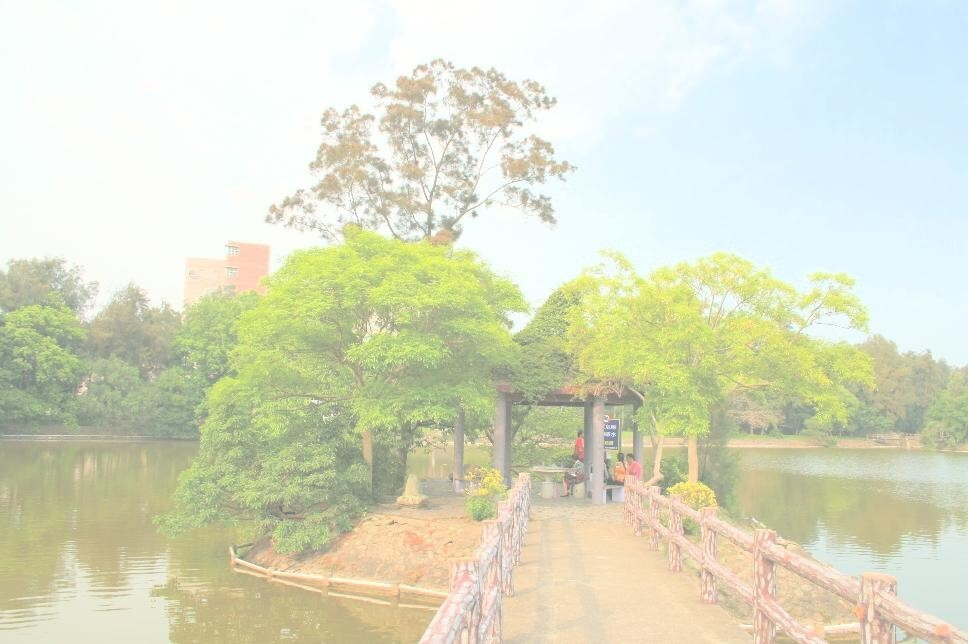
#> input picture HW1/HW1_108062213/img/lake.jpeg, 968 x 644 px
$ python 3.py
#> lines starting #> are read from the running program, lines starting #| are printed output that depends on the picture
#> further down, img is the input picture: shape (644, 968, 3); mean R, G, B 217.3, 220.6, 196.7
### HW1/HW1_108062213/util.py
import numpy as np
import math
from scipy.spatial import distance

def RGB2YIQ(img):
  transform = np.array([[0.299, 0.587, 0.114],
                          [0.596, -0.274, -0.322],
                          [0.211, -0.523, 0.312]])
  shape = img.shape
#> shape = (644, 968, 3)
  yiq = np.dot(img.reshape(-1,3), transform.T).reshape(shape)
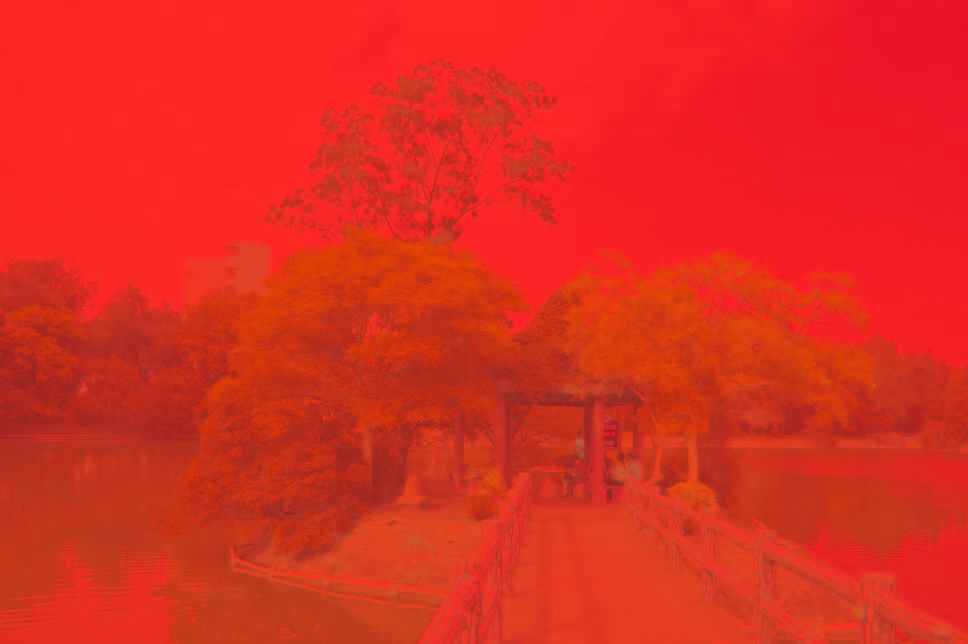
#> yiq: shape (644, 968, 3) float64; mean R, G, B 216.9, 5.7, -8.2; drawn with min black and max white
  return yiq


def YIQ2RGB(img):
  transform = np.linalg.inv(np.array([[0.299, 0.587, 0.114],
                                      [0.596, -0.274, -0.322],
                                      [0.211, -0.523, 0.312]]).transpose())
  shape = img.shape
  rgb = np.dot(img.reshape(-1,3), transform).reshape(shape)
  return rgb


def Hist(channel):
  histogram = np.zeros(256)
  for i in range(channel.shape[0]):
    for j in range(channel.shape[1]):
      intensity = math.floor(channel[i][j])
      histogram[intensity] += 1
  return histogram


def GammaTransform(img, gamma):
  imgNorm = img.astype(float) / 255
  imgGamma = np.power(imgNorm, gamma)
  imgGamma *= 255.0
  return imgGamma.astype(np.uint8)


# [8 lines left out: function SplitCube, not called in this run]


def MedianColor(cube):
  return np.array(np.mean(cube, axis=0).astype(int))

def ClosestColor(color, color_list):
  idx = np.argmin(distance.cdist([color], color_list, metric='euclidean'))
  return color_list[idx]

def MSE(oriImg, newImg):
  return np.mean((oriImg - newImg) ** 2)

### HW1/HW1_108062213/3.py
import numpy as np
import matplotlib.pyplot as plt

import util

def prblm_a(rgb):
  yiqArr = util.RGB2YIQ(rgb)
  y = yiqArr[:,:,0]
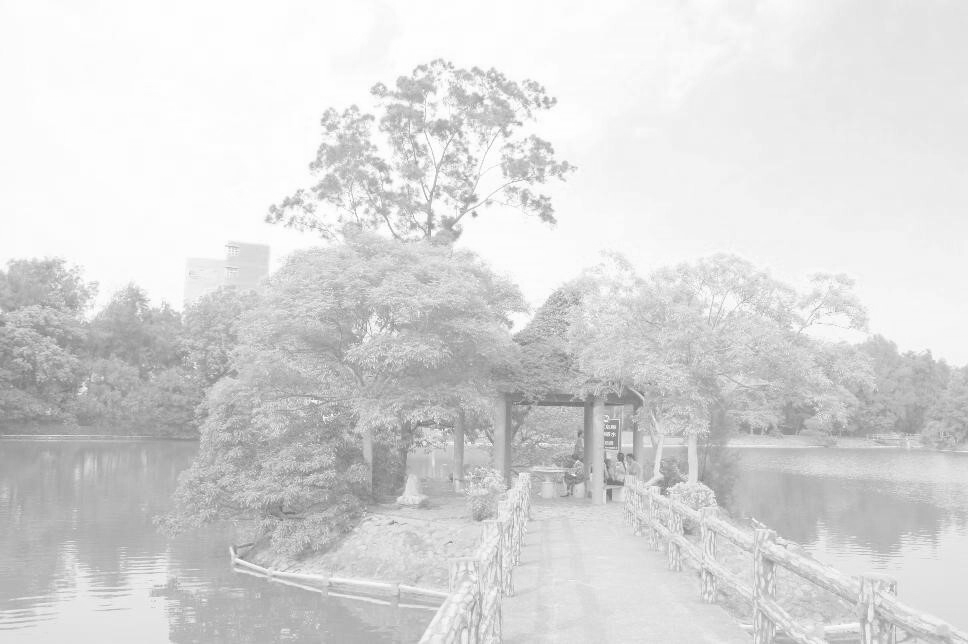
#> y: shape (644, 968) float64; min 105.1, max 255, mean 216.9
  hist = util.Hist(y)
#> after the loop in Hist, `for i in range(channel.shape[0]):`: histogram = 256 values, max 37384 at index 253, min 0 at index 0, mean 2435.1
#> hist has the same summary as histogram in Hist

  fig, ax= plt.subplots()
  ax.bar(range(256), hist)
  ax.set_title('Histogram of Y channel')
  plt.savefig('./out/Y_hist.jpg')
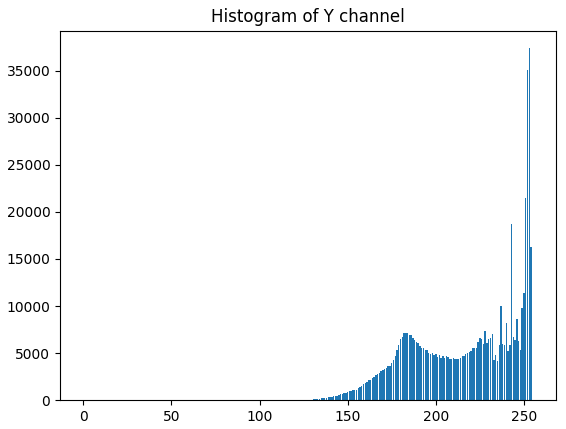
#> figure drawn by matplotlib, 1 panel; tallest bar 37384 high, from x = 252.6 to 253.4
  plt.clf()

  return yiqArr

def prblm_b(YIQ):
  y = YIQ[:,:,0]
  yGamma = util.GammaTransform(y, 4.0)
#> in GammaTransform, `imgGamma = np.power(imgNorm, gamma)`:
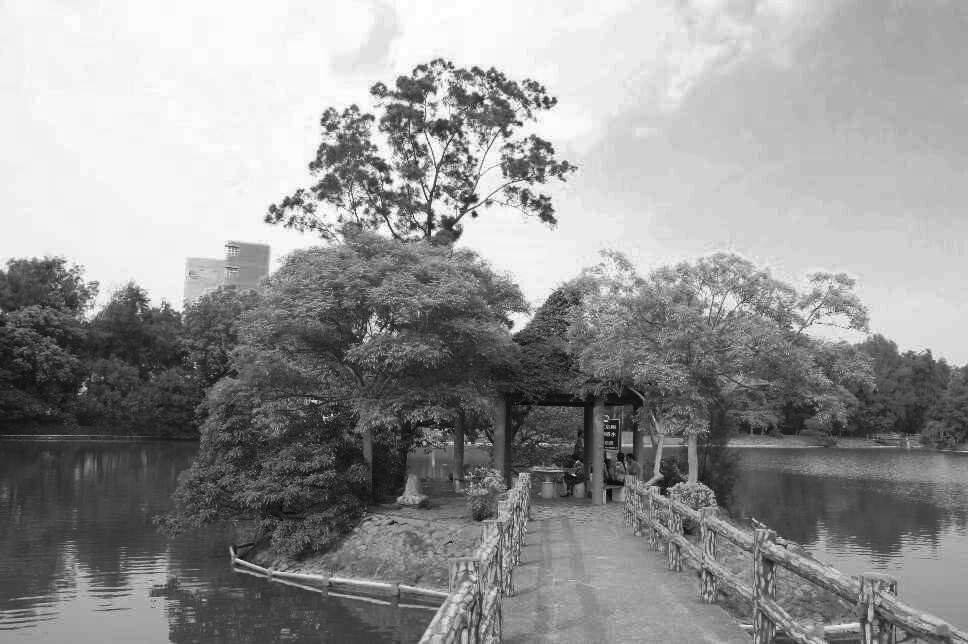
#> imgGamma: shape (644, 968) float64; min 0.0288, max 1, mean 0.583
  gammaHist = util.Hist(yGamma)
#> gammaHist = 256 values, max 19742 at index 247, min 0 at index 0, mean 2435.1

  fig, ax= plt.subplots()
  ax.bar(range(256), gammaHist)
  ax.set_title('Histogram of transformed Y channel')
  plt.savefig('./out/Y_gamma_hist.jpg')
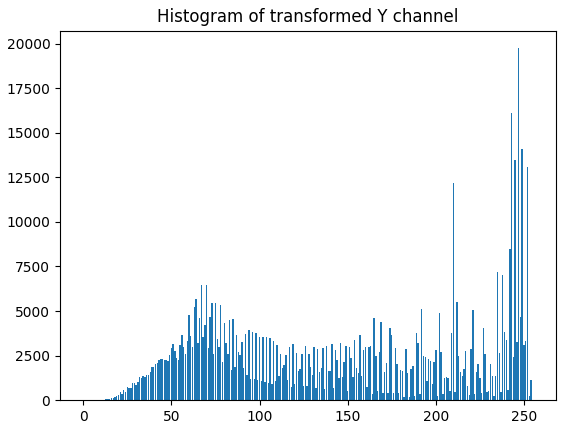
#> figure drawn by matplotlib, 1 panel; tallest bar 19742 high, from x = 246.6 to 247.4
  plt.clf()

  return yGamma

def prblm_c(yiq):
  rgbArr = util.YIQ2RGB(yiq)
  height, width, _ = rgbArr.shape
  fig, ax= plt.subplots(figsize=(width/100, height/100))
  ax.imshow(rgbArr/255.0)
  ax.set_title('Transformed Image')
  ax.axis('off')
  plt.savefig('./out/gamma_img.jpg')


if __name__ == "__main__":
  img = plt.imread('./img/lake.jpeg')
  yiq = prblm_a(img)
  yGamma = prblm_b(yiq)
  newYiq = yiq
  newYiq[:,:,0] = yGamma
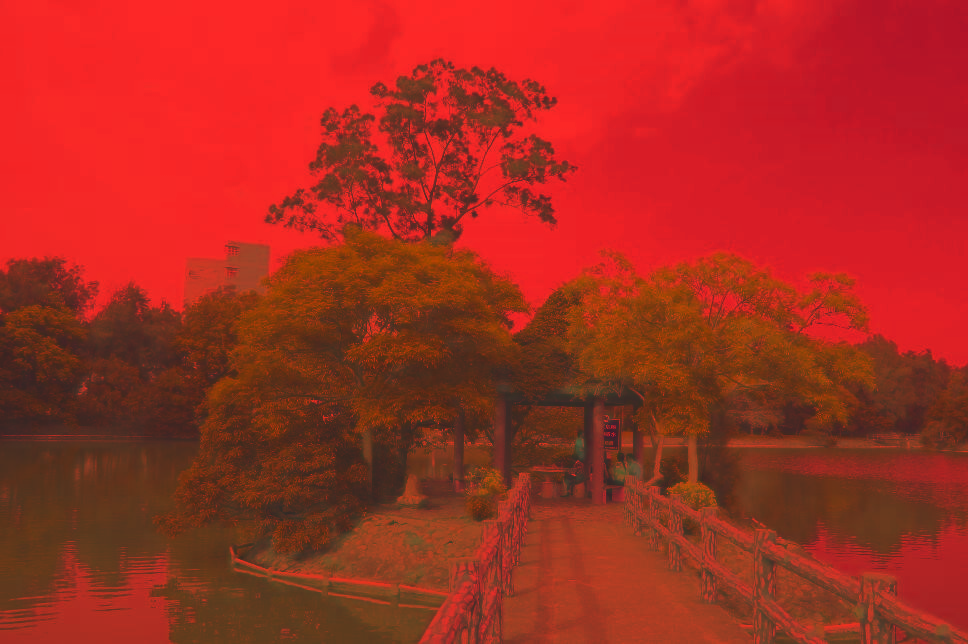
#> newYiq: shape (644, 968, 3) float64; mean R, G, B 148.1, 5.7, -8.2; drawn with min black and max white
  prblm_c(newYiq)
#> in YIQ2RGB, `rgb = np.dot(img.reshape(-1,3), transform).reshape(shape)`:
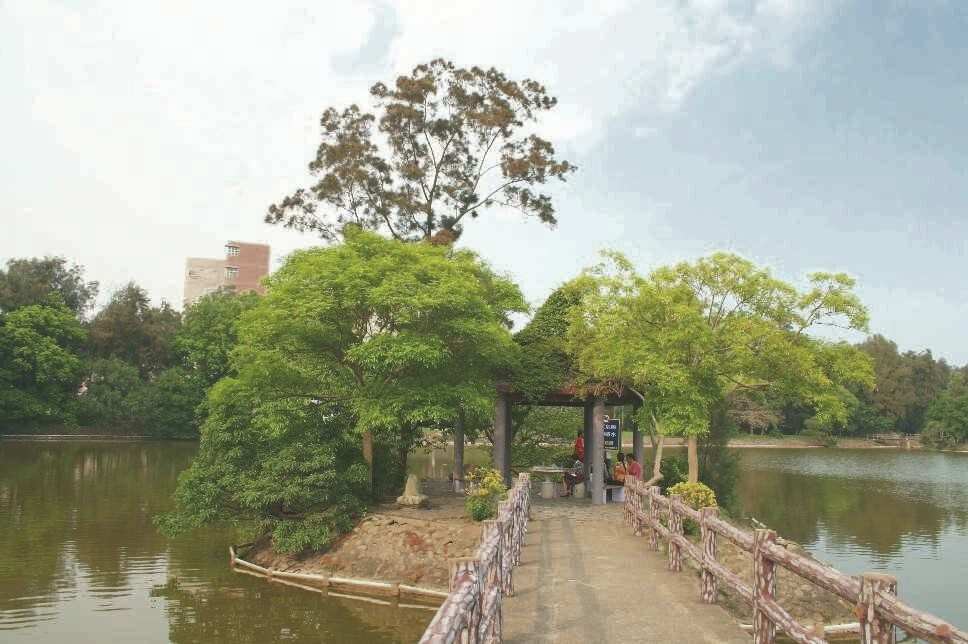
#> rgb: shape (644, 968, 3) float64; mean R, G, B 148.5, 151.8, 127.9; drawn with min black and max white
